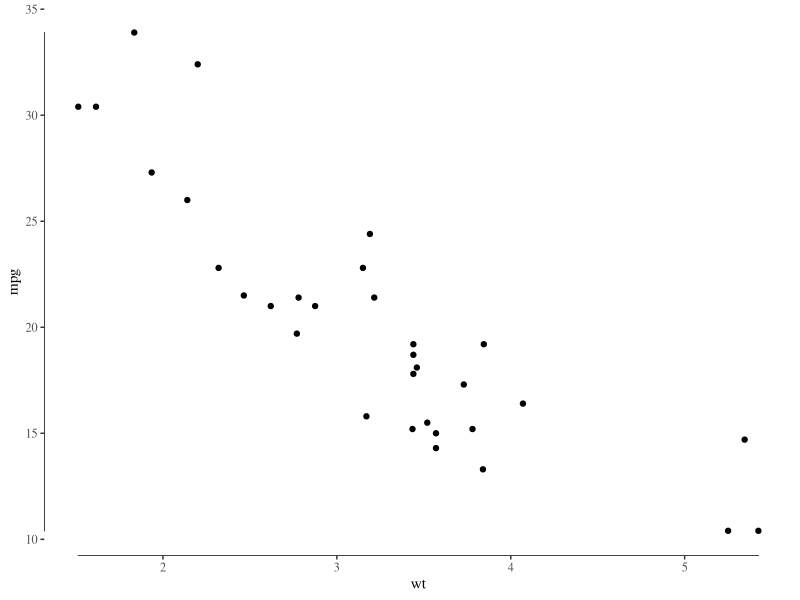
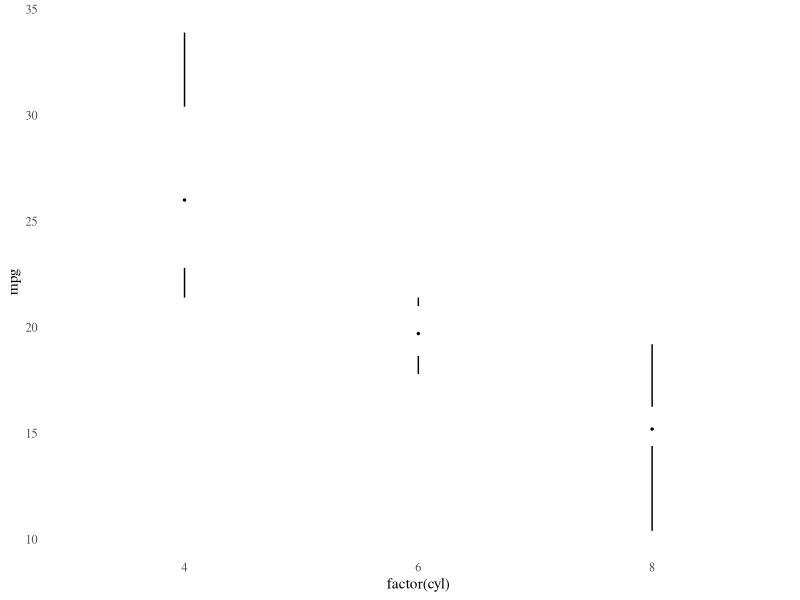
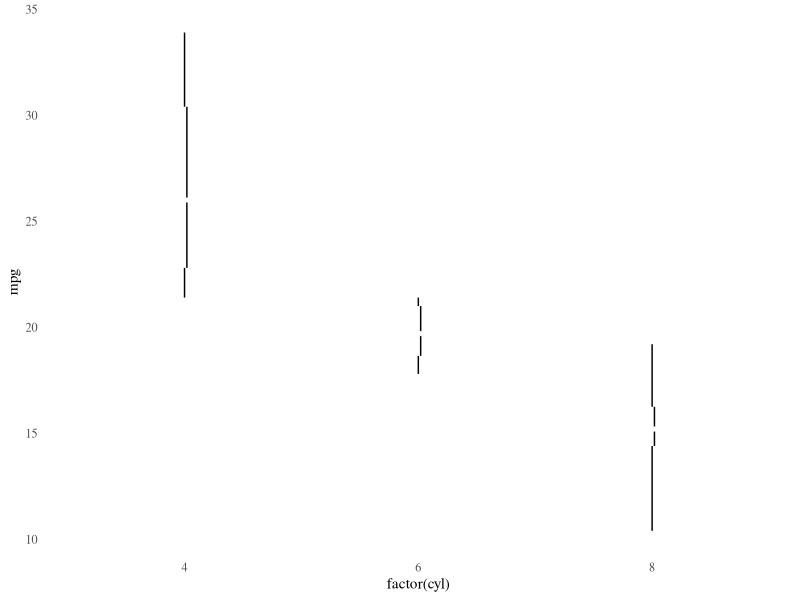
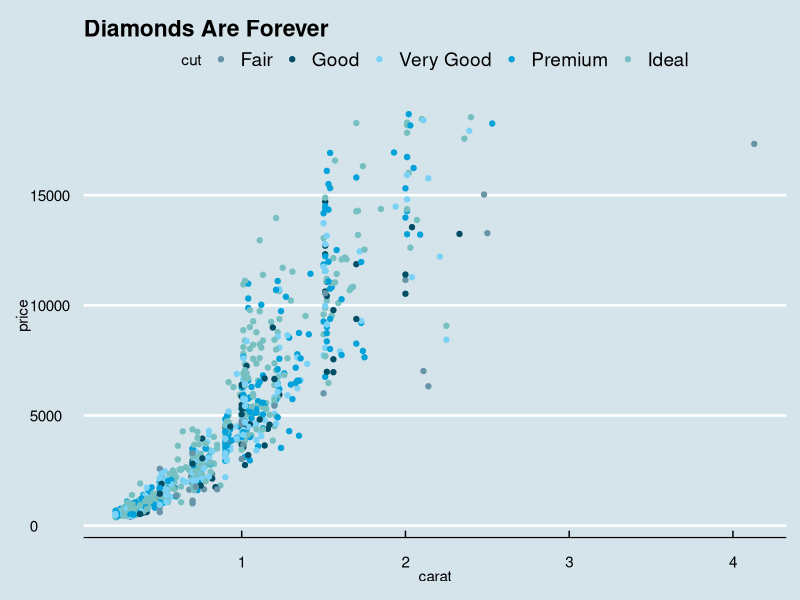
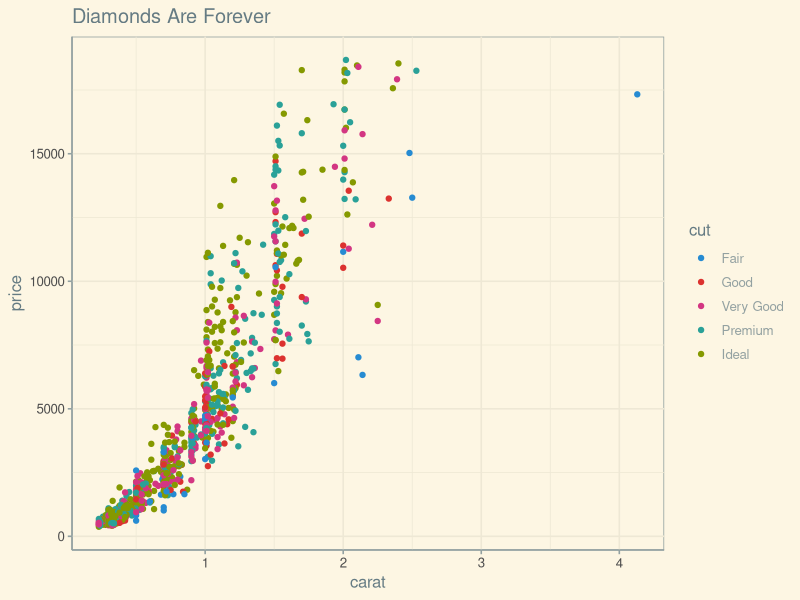
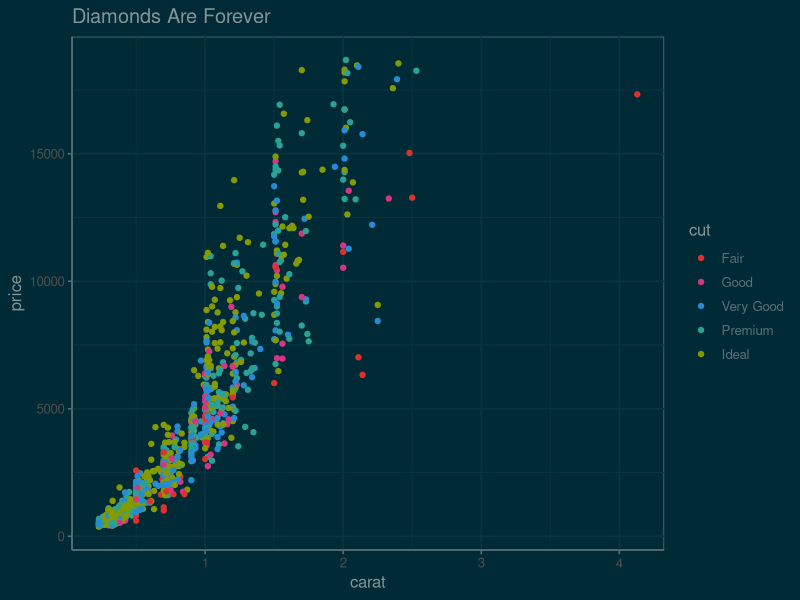
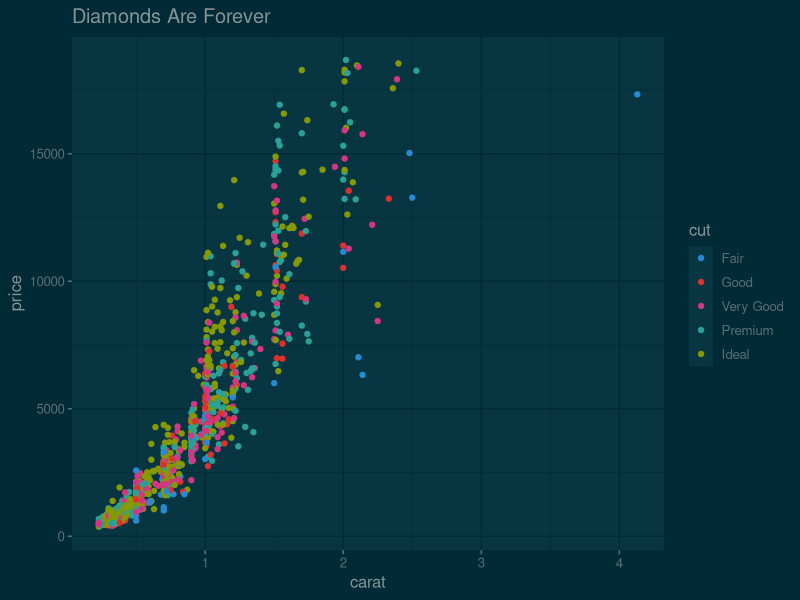
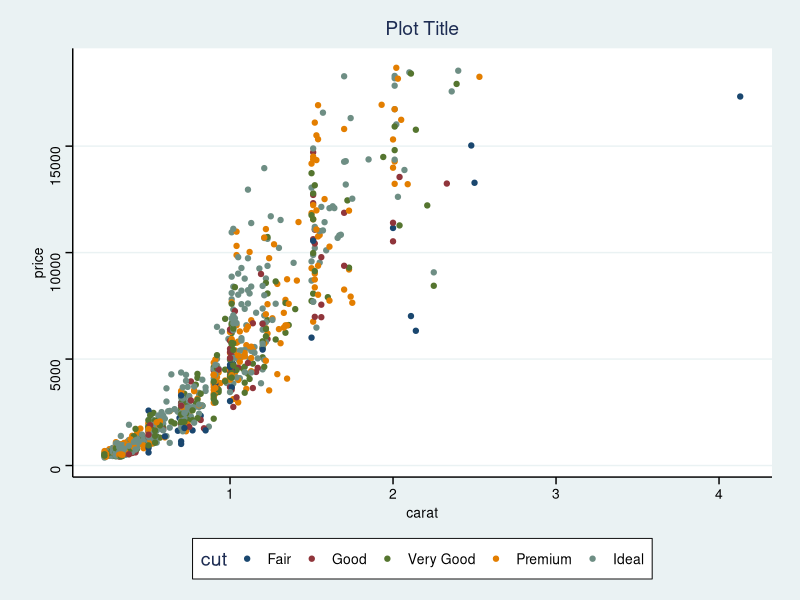

These figures' R source, in order: (Note: this script raises an error after producing the figures.)
## ---- chunk 1
library("ggplot2")
library("ggthemes")
dsamp <- diamonds[sample(nrow(diamonds), 1000), ]
diamond_plot <- 
  ggplot(dsamp, aes(x = carat, y = price, colour=cut)) +
  geom_point() +
  ggtitle("Diamonds Are Forever")
## ---- chunk 2
ggplot(mtcars, aes(wt, mpg)) +
  geom_point() +
  geom_rangeframe() +
  theme_tufte()
## ---- chunk 3
ggplot(mtcars, aes(factor(cyl), mpg))  +
 theme_tufte(ticks=FALSE) +
 geom_tufteboxplot()

## ---- chunk 4
(ggplot(mtcars, aes(factor(cyl), mpg)) 
 + theme_tufte(ticks=FALSE)
 + geom_tufteboxplot(median.type = "line")
)
## ---- chunk 5
diamond_plot +
  theme_economist() +
  scale_colour_economist() 
## ---- chunk 6
diamond_plot +
  theme_solarized() +
  scale_colour_solarized("blue")
## ---- chunk 7
diamond_plot +
  theme_solarized(light = FALSE) +
  scale_colour_solarized("red")

## ---- chunk 8
diamond_plot +
  theme_solarized_2(light = FALSE) +
  scale_colour_solarized("blue")

## ---- chunk 9
(qplot(carat, price, data=dsamp, colour=cut)
                             + theme_stata() 
                             + scale_colour_stata()
                             + ggtitle("Plot Title"))
## ---- chunk 10
(qplot(carat, price, data=dsamp, colour=cut)
 + theme_excel() 
 + scale_colour_excel())

## ---- chunk 11
(ggplot(diamonds, aes(clarity, fill=cut)) 
 + geom_bar()
 + scale_fill_excel()
 + theme_excel())
## ---- chunk 12
(qplot(carat, price, data=dsamp, colour=cut)
 + theme_igray())
## ---- chunk 13
(qplot(hp, mpg, data= subset(mtcars, cyl != 5), geom="point", color = factor(cyl))
 + geom_smooth(method = "lm", se = FALSE)
 + scale_color_fivethirtyeight()
 + theme_fivethirtyeight())
## ---- chunk 14
(qplot(carat, price, data=dsamp, colour=cut)
 + theme_igray()
 + scale_colour_tableau())
## ---- chunk 15
(qplot(carat, price, data=dsamp, colour=cut)
 + theme_igray()
 + scale_colour_tableau("colorblind10"))
## ---- chunk 16
(qplot(carat, price, data=dsamp, colour=cut)
 + theme_few()
 + scale_colour_few())
## ---- chunk 17
(qplot(carat, price, data=dsamp, colour=cut)
 + theme_wsj()
 + scale_colour_wsj("colors6", "")
 + ggtitle("Diamond Prices"))
## ---- chunk 18
(qplot(carat, price, data=dsamp, colour=clarity)
 + theme_gdocs()
 + ggtitle("Diamonds")
 + scale_color_gdocs())
## ---- chunk 19
(qplot(carat, price, data=dsamp, colour=clarity)
 + theme_calc()
 + ggtitle("Diamonds")
 + scale_color_calc())
## ---- chunk 20
(qplot(carat, price, data = dsamp, colour = clarity)
 + theme_pander()
 + scale_colour_pander())
## ---- chunk 21
(ggplot(dsamp, aes(clarity, fill = cut)) + geom_bar()
  + theme_pander()
  + scale_fill_pander())
## ---- chunk 22
(qplot(carat, price, data = dsamp, colour = cut)
 + theme_hc()
 + scale_colour_hc()
 + ggtitle("Diamonds Are Forever"))
## ---- chunk 23
(qplot(carat, price, data = dsamp, colour = cut)
 + theme_hc(bgcolor = "darkunica")
 + scale_colour_hc("darkunica")
 + ggtitle("Diamonds Are Forever"))
## ---- chunk 24
dtemp <- data.frame(months = factor(rep(substr(month.name,1,3), 4), levels = substr(month.name,1,3)),
                    city = rep(c("Tokyo", "New York", "Berlin", "London"), each = 12),
                    temp = c(7.0, 6.9, 9.5, 14.5, 18.2, 21.5, 25.2, 26.5, 23.3, 18.3, 13.9, 9.6,
                             -0.2, 0.8, 5.7, 11.3, 17.0, 22.0, 24.8, 24.1, 20.1, 14.1, 8.6, 2.5,
                             -0.9, 0.6, 3.5, 8.4, 13.5, 17.0, 18.6, 17.9, 14.3, 9.0, 3.9, 1.0,
                             3.9, 4.2, 5.7, 8.5, 11.9, 15.2, 17.0, 16.6, 14.2, 10.3, 6.6, 4.8))
## ---- chunk 25
qplot(months, temp, data=dtemp, group=city, color=city, geom="line") +
  geom_point(size=1.1) + 
  ggtitle("Monthly Average Temperature") +
  theme_hc() +
  scale_colour_hc()
## ---- chunk 26
qplot(months, temp, data=dtemp, group=city, color=city, geom="line") +
  geom_point(size=1.1) + 
  ggtitle("Monthly Average Temperature") +
  theme_hc(bgcolor = "darkunica") +
  scale_fill_hc("darkunica")
## ---- chunk 27
library("maps")
us <- fortify(map_data("state"), region = "region")
(ggplot()
  + geom_map(data  =  us, map = us,
             aes(x = long, y = lat, map_id = region, group = group),
             fill = "white", color = "black", size = 0.25)
  + coord_map("albers", lat0 = 39, lat1 = 45)
  + theme_map()
  )
